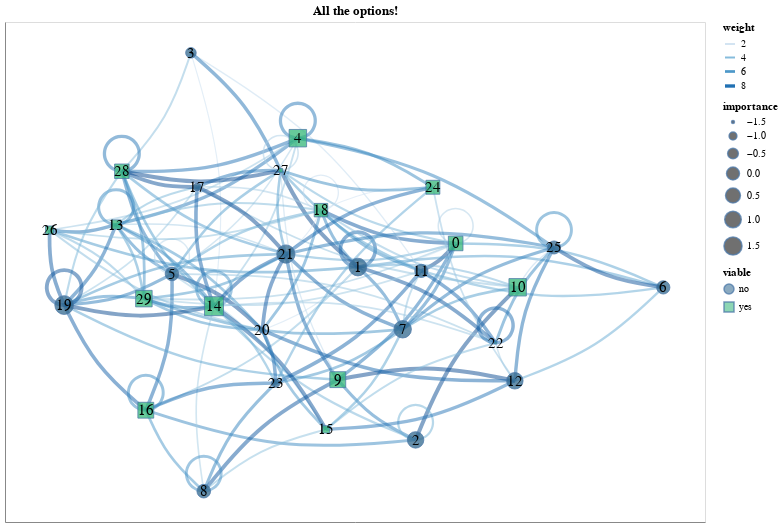

The notebook cell saved with this chart:
### Markdown cell above
Finally, play around with all the arguments (your IDE will likely describe them on hover and show their default values by hovering on the function):

### Code cell
anx.draw_networkx(G, pos,
    node_subset = None, edge_subset = None, show_orphans = True, show_self_loops = True,
    node_size = 'importance', node_outline_width = 1., node_shape = 'viable', node_colour = 'viable', node_cmap = 'viridis', node_alpha = .75,
    node_label = 'node', node_font_size = 15, node_font_colour = 'black', node_tooltip = ['name', 'importance', 'viable'], node_legend = True,
    edge_width = 'weight', edge_colour = 'weight', edge_cmap = 'blues', edge_alpha = .5, edge_tooltip = ['pair', 'weight'], edge_legend = True,
    loop_radius = .04, loop_angle = 90., loop_n_points = 30,
    curved_edges = True, edge_control_points = [(.5,.1)], edge_interpolation = 'basis',
    arrow_width = 2, arrow_length = .1, arrow_length_is_relative = True, arrow_colour = 'black', arrow_cmap = None, arrow_alpha = 1., arrow_legend = False,
    chart_width = 700, chart_height = 500, chart_padding = .05
).properties(title = 'All the options!').interactive()

### Figure 1 — Vega-Lite specification as saved in the notebook (floating-point values rounded to 4 significant figures; data arrays with more than 128 entries replaced by an {"elided": "..."} marker saying what was removed)
{"config": {"view": {"continuousWidth": 300, "continuousHeight": 300}}, "layer": [{"data": {"name": "data-53a81eae7e1b873f60e5b5c6d2fe7953"}, "mark": {"type": "line", "interpolate": "basis", "opacity": 0.5}, "encoding": {"color": {"field": "weight", "legend": {}, "scale": {"scheme": "blues"}, "type": "quantitative"}, "detail": {"field": "edge", "type": "quantitative"}, "order": {"field": "order", "type": "quantitative"}, "strokeWidth": {"field": "weight", "legend": {}, "type": "quantitative"}, "tooltip": [{"field": "pair", "type": "nominal"}, {"field": "weight", "type": "quantitative"}], "x": {"axis": {"grid": false, "labels": false, "ticks": false, "title": ""}, "field": "x", "type": "quantitative"}, "y": {"axis": {"grid": false, "labels": false, "ticks": false, "title": ""}, "field": "y", "type": "quantitative"}}, "name": "view_13"}, {"data": {"name": "data-6a54f10a07bb12ccdedb3592ad4cdb4d"}, "mark": {"type": "point", "opacity": 0.75, "strokeWidth": 1.0}, "encoding": {"fill": {"field": "viable", "scale": {"scheme": "viridis"}, "type": "nominal"}, "shape": {"field": "viable", "legend": {}, "type": "nominal"}, "size": {"field": "importance", "legend": {}, "type": "quantitative"}, "tooltip": [{"field": "name", "type": "quantitative"}, {"field": "importance", "type": "quantitative"}, {"field": "viable", "type": "nominal"}], "x": {"axis": {"grid": false, "labels": false, "ticks": false}, "field": "x", "type": "quantitative"}, "y": {"axis": {"grid": false, "labels": false, "ticks": false}, "field": "y", "type": "quantitative"}}}, {"data": {"name": "data-6a54f10a07bb12ccdedb3592ad4cdb4d"}, "mark": {"type": "text", "baseline": "middle", "fill": "black", "size": 15}, "encoding": {"text": {"field": "node", "type": "quantitative"}, "x": {"axis": {"grid": false, "labels": false, "ticks": false}, "field": "x", "type": "quantitative"}, "y": {"axis": {"grid": false, "labels": false, "ticks": false}, "field": "y", "type": "quantitative"}}}], "encoding": {"x": {"scale": {"domain": [-0.1017, 1.495]}}, "y": {"scale": {"domain": [-0.07032, 1.07]}}}, "height": 500, "params": [{"name": "param_14", "select": {"type": "interval", "encodings": ["x", "y"]}, "bind": "scales", "views": ["view_13"]}], "title": "All the options!", "width": 700, "$schema": "https://vega.github.io/schema/vega-lite/v5.17.0.json", "datasets": {"data-53a81eae7e1b873f60e5b5c6d2fe7953": {"elided": "831 records"}, "data-6a54f10a07bb12ccdedb3592ad4cdb4d": [{"node": 0, "x": 0.9264, "y": 0.5651, "importance": 0.4233, "name": 98, "viable": "yes"}, {"node": 1, "x": 0.7033, "y": 0.5113, "importance": 1.382, "name": 871, "viable": "no"}, {"node": 2, "x": 0.835, "y": 0.117, "importance": 0.9796, "name": 484, "viable": "no"}, {"node": 3, "x": 0.3225, "y": 1.0, "importance": -0.5259, "name": 280, "viable": "no"}, {"node": 4, "x": 0.5664, "y": 0.8053, "importance": 1.295, "name": 287, "viable": "yes"}, {"node": 5, "x": 0.2793, "y": 0.4956, "importance": 0.1746, "name": 438, "viable": "no"}, {"node": 6, "x": 1.4, "y": 0.4649, "importance": 0.08069, "name": 86, "viable": "no"}, {"node": 7, "x": 0.8055, "y": 0.3694, "importance": 1.293, "name": 762, "viable": "no"}, {"node": 8, "x": 0.3517, "y": 0.0, "importance": 0.1715, "name": 608, "viable": "no"}, {"node": 9, "x": 0.6575, "y": 0.2544, "importance": 0.798, "name": 870, "viable": "yes"}, {"node": 10, "x": 1.068, "y": 0.4651, "importance": 1.277, "name": 530, "viable": "yes"}, {"node": 11, "x": 0.8481, "y": 0.5024, "importance": 0.05032, "name": 702, "viable": "no"}, {"node": 12, "x": 1.061, "y": 0.2518, "importance": 0.9862, "name": 640, "viable": "no"}, {"node": 13, "x": 0.1517, "y": 0.6082, "importance": -0.7554, "name": 53, "viable": "yes"}, {"node": 14, "x": 0.3751, "y": 0.422, "importance": 1.813, "name": 948, "viable": "yes"}, {"node": 15, "x": 0.6307, "y": 0.1409, "importance": -1.079, "name": 384, "viable": "yes"}, {"node": 16, "x": 0.2195, "y": 0.1847, "importance": 0.7832, "name": 448, "viable": "yes"}, {"node": 17, "x": 0.3367, "y": 0.6939, "importance": -1.04, "name": 935, "viable": "no"}, {"node": 18, "x": 0.6191, "y": 0.6411, "importance": 0.1222, "name": 45, "viable": "yes"}, {"node": 19, "x": 0.0333, "y": 0.4246, "importance": 1.736, "name": 873, "viable": "no"}, {"node": 20, "x": 0.4854, "y": 0.3672, "importance": -1.24, "name": 7, "viable": "no"}, {"node": 21, "x": 0.539, "y": 0.541, "importance": 1.564, "name": 411, "viable": "no"}, {"node": 22, "x": 1.018, "y": 0.3382, "importance": -1.542, "name": 259, "viable": "yes"}, {"node": 23, "x": 0.5158, "y": 0.2465, "importance": -0.9065, "name": 244, "viable": "no"}, {"node": 24, "x": 0.8745, "y": 0.6933, "importance": 0.2431, "name": 357, "viable": "yes"}, {"node": 25, "x": 1.151, "y": 0.5559, "importance": 0.02826, "name": 358, "viable": "no"}, {"node": 26, "x": 0.0, "y": 0.5957, "importance": -0.9746, "name": 112, "viable": "yes"}, {"node": 27, "x": 0.5273, "y": 0.7318, "importance": -1.435, "name": 413, "viable": "yes"}, {"node": 28, "x": 0.1648, "y": 0.7298, "importance": 0.397, "name": 177, "viable": "yes"}, {"node": 29, "x": 0.2152, "y": 0.4393, "importance": 0.9817, "name": 934, "viable": "yes"}]}}
